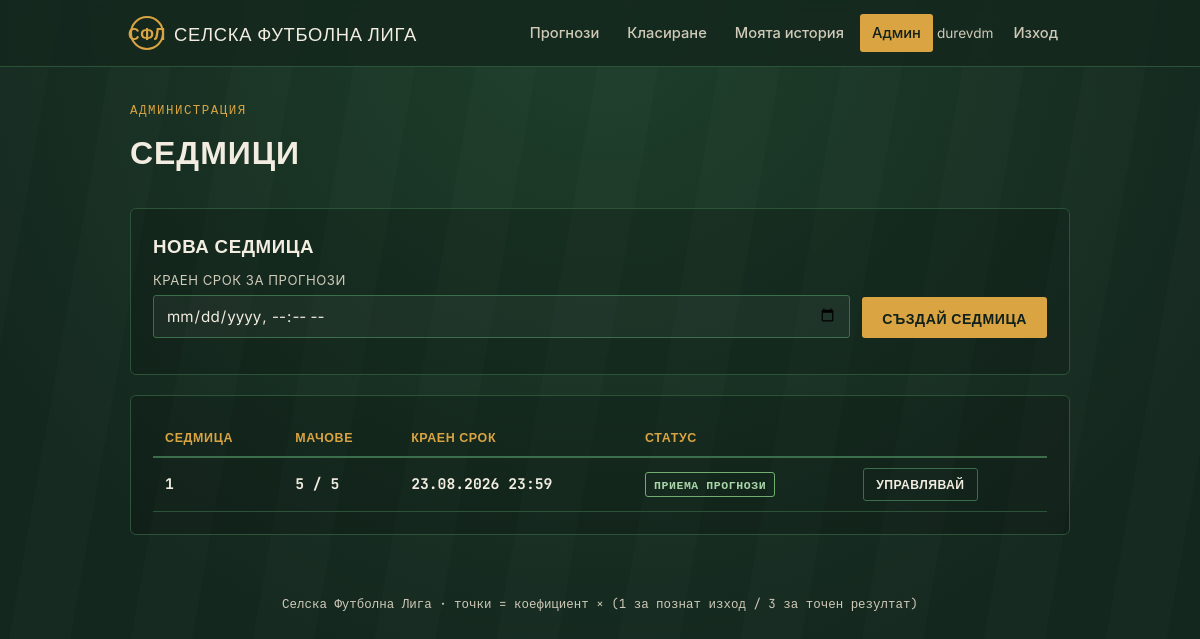
The page /admin (signed in) on the database its author committed.
### app.py (models this page shows, shortened)
class User(db.Model, UserMixin):
    id = db.Column(db.Integer, primary_key=True)
    username = db.Column(db.String(64), unique=True, nullable=False)
    password_hash = db.Column(db.String(255), nullable=False)
    is_admin = db.Column(db.Boolean, default=False, nullable=False)
    created_at = db.Column(db.DateTime, default=datetime.utcnow)
    predictions = db.relationship("Prediction", backref="user", lazy=True)

class Week(db.Model):
    id = db.Column(db.Integer, primary_key=True)
    number = db.Column(db.Integer, unique=True, nullable=False)
    deadline = db.Column(db.DateTime, nullable=False)
    is_closed = db.Column(db.Boolean, default=False, nullable=False)  # ръчно затворена от админ
    matches = db.relationship(
        "Match", backref="week", lazy=True,
        order_by="Match.kickoff_time", cascade="all, delete-orphan"
    )
    def is_open_for_predictions(self):
        return (not self.is_closed) and datetime.utcnow() < self.deadline

### app.py (the view)
@app.route("/admin")
@login_required
@admin_required
def admin_dashboard():
    weeks = Week.query.order_by(Week.number.desc()).all()
    return render_template("admin/dashboard.html", weeks=weeks)

### app.py (called while the page is built)
@login_manager.user_loader
def load_user(user_id):
    return db.session.get(User, int(user_id))

def admin_required(view):
    @wraps(view)
    def wrapped(*args, **kwargs):
        if not current_user.is_authenticated or not current_user.is_admin:
            abort(403)
        return view(*args, **kwargs)
    return wrapped

@app.context_processor
def inject_globals():
    return {"now": datetime.utcnow()}

### templates/admin/dashboard.html (shortened to what this page needs)
{% extends "base.html" %}
{% block content %}
<div class="page-head">
  <div class="eyebrow">Администрация</div>
  <h1>Седмици</h1>
</div>
<div class="panel">
  <h3 style="margin-bottom:12px;">Нова седмица</h3>
  <form method="POST" action="{{ url_for('admin_new_week') }}" class="form-row">
    <div>
      <label for="deadline">Краен срок за прогнози</label>
      <input type="datetime-local" id="deadline" name="deadline" required>
    </div>
    <div style="flex:0 0 auto;align-self:flex-end;margin-bottom:14px;">
      <button class="btn btn-primary" type="submit">Създай седмица</button>
    </div>
  </form>
</div>
{% if weeks %}
<div class="panel">
  <table class="scoreboard">
    <thead>
      <tr>
        <th>Седмица</th>
        <th>Мачове</th>
        <th>Краен срок</th>
        <th>Статус</th>
        <th></th>
      </tr>
    </thead>
    <tbody>
      {% for w in weeks %}
      <tr>
        <td>{{ w.number }}</td>
        <td>{{ w.matches|length }} / 5</td>
        <td>{{ w.deadline.strftime('%d.%m.%Y %H:%M') }}</td>
        <td>
          {% if w.is_open_for_predictions() %}<span class="tag open">Приема прогнози</span>
          {% else %}<span class="tag closed">Затворена</span>{% endif %}
        </td>
        <td><a class="btn btn-ghost btn-small" href="{{ url_for('admin_week', week_id=w.id) }}">Управлявай</a></td>
      </tr>
      {% endfor %}
    </tbody>
  </table>
</div>
{% else %}
<div class="empty-state">
  <div class="big">Още няма седмици</div>
  <p>Създай първата седмица отгоре, за да добавиш мачове.</p>
</div>
{% endif %}
{% endblock %}

### templates/base.html (shortened to what this page needs)
<!DOCTYPE html>
<html lang="bg">
<head>
  <link rel="stylesheet" href="{{ url_for('static', filename='style.css') }}">
</head>
<body>
  <nav class="navbar">
    <div class="navbar-inner">
      <a class="brand" href="{{ url_for('index') if current_user.is_authenticated else url_for('login') }}">
        <span class="brand-badge">СФЛ</span>
        Селска Футболна Лига
      </a>
      {% if current_user.is_authenticated %}
      <div class="nav-links">
        <a href="{{ url_for('index') }}" class="{{ 'active' if request.endpoint == 'index' }}">Прогнози</a>
        <a href="{{ url_for('standings_view') }}" class="{{ 'active' if request.endpoint == 'standings_view' }}">Класиране</a>
        <a href="{{ url_for('history') }}" class="{{ 'active' if request.endpoint == 'history' }}">Моята история</a>
        {% if current_user.is_admin %}
        <a href="{{ url_for('admin_dashboard') }}" class="{{ 'active' if request.endpoint and request.endpoint.startswith('admin') }}">Админ</a>
        {% endif %}
        <span class="nav-user">{{ current_user.username }}</span>
        <a href="{{ url_for('logout') }}">Изход</a>
      </div>
      {% endif %}
    </div>
  </nav>
  <div class="container">
    {% block content %}{% endblock %}
    <footer class="site-footer">Селска Футболна Лига · точки = коефициент × (1 за познат изход / 3 за точен резултат)</footer>
  </div>
</body>
</html>

### rows shown on the page
User: username "durevdm"
Week: number "1", matches|length "5", deadline "23.08.2026 23:59", is_closed "ПРИЕМА ПРОГНОЗИ"
